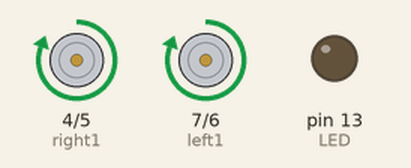
A sketch run on a simulated Arduino Uno, built with avr-gcc and run on an emulated ATmega328P. Shown: motor-driver pin pairs drawn as motors (green arrow = first pin HIGH = forward, orange = second pin HIGH = backward, longer = more drive), output pins drawn as LEDs (lit = HIGH).

Above: at 0.5 s.
At 2.68 s:
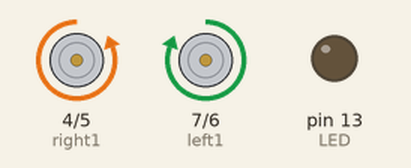
At 6.3 s:
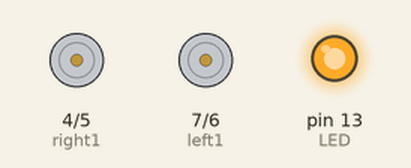
At 7.8 s:
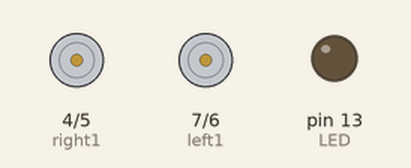
Timing chart, 0 to 11.5 s (numbered marks = the images above):
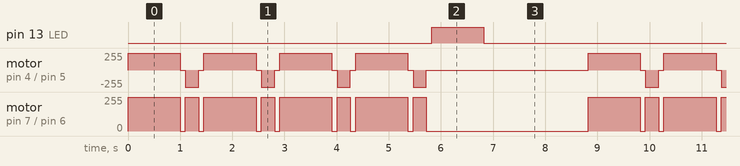

Measured:
- by itself, pin 13 (LED): alternates HIGH for 1.0 s and LOW for 7.8 s

The sketch:

A_Counted_Loop.ino
```cpp
/*
   Names: Austin Gnecco, Danny Maas, Jessica Pearson, Saket Shanmugam
   Program: Project 4, For Four Squared Loop-the-Loop
   Goal: Use a for loop in order to trace a square, then pause after
   each square trance and flash the LED for three seconds.
*/

int right1 = 4; // IN1 (Motor A)
int right2 = 5; // IN2 (Motor A)
int left1 = 7; // IN3 (Motor B)
int left2 = 6; // IN4 (Motor B)
int LED = 13; // LED pin
int full_speed = 255;
int forward_time = 1000;
int turn_time = 255;

void setup()
{
 pinMode(right1, OUTPUT);
 pinMode(right2, OUTPUT);
 pinMode(left1, OUTPUT);
 pinMode(left2, OUTPUT);
 pinMode(LED,OUTPUT);
}

void loop()
{
 //Repeat this four times:
 for(int i = 0;i<4;i++)
 {
  Trace1Side();
  PivotRight();
 }
 flashLED(1000);
 delay(2000);
}

//Forward
void Trace1Side()
{
  analogWrite(right1, full_speed);
  digitalWrite(right2, LOW);
  analogWrite(left1, full_speed);
  digitalWrite(left2, LOW);
  delay(forward_time);
  //Stop Motors
  digitalWrite(right1, LOW);
  digitalWrite(right2, LOW);
  digitalWrite(left1, LOW);
  digitalWrite(left2, LOW);
  delay(100);
}

// Turn 90 degrees
void PivotRight()
{
  analogWrite(right2, full_speed);
  digitalWrite(right1, LOW);
  analogWrite(left1, full_speed);
  digitalWrite(left2, LOW);
  delay(turn_time);
  //Stop Motors
  digitalWrite(right1, LOW);
  digitalWrite(right2, LOW);
  digitalWrite(left1, LOW);
  digitalWrite(left2, LOW);
  delay(100);
}

//Flash
void flashLED(int flash_interval)
{
  digitalWrite(LED, HIGH);
  delay(flash_interval);
  digitalWrite(LED, LOW);
}
```
